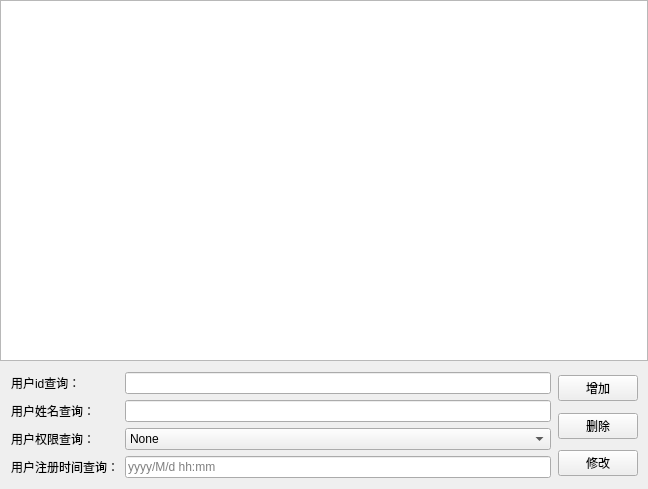
<?xml version="1.0" encoding="UTF-8"?>
<ui version="4.0">
 <class>Tab_User</class>
 <widget class="QWidget" name="Tab_User">
  <property name="geometry">
   <rect>
    <x>0</x>
    <y>0</y>
    <width>648</width>
    <height>489</height>
   </rect>
  </property>
  <property name="windowTitle">
   <string>Form</string>
  </property>
  <layout class="QVBoxLayout" name="verticalLayout_2">
   <property name="spacing">
    <number>0</number>
   </property>
   <property name="leftMargin">
    <number>0</number>
   </property>
   <property name="topMargin">
    <number>0</number>
   </property>
   <property name="rightMargin">
    <number>0</number>
   </property>
   <property name="bottomMargin">
    <number>0</number>
   </property>
   <item>
    <widget class="QTableView" name="table_user">
     <property name="selectionMode">
      <enum>QAbstractItemView::SingleSelection</enum>
     </property>
     <property name="selectionBehavior">
      <enum>QAbstractItemView::SelectRows</enum>
     </property>
     <attribute name="horizontalHeaderStretchLastSection">
      <bool>true</bool>
     </attribute>
     <attribute name="verticalHeaderVisible">
      <bool>false</bool>
     </attribute>
    </widget>
   </item>
   <item>
    <widget class="QWidget" name="widgetButtom" native="true">
     <layout class="QGridLayout" name="gridLayout" columnstretch="15,2">
      <property name="leftMargin">
       <number>10</number>
      </property>
      <property name="topMargin">
       <number>10</number>
      </property>
      <property name="rightMargin">
       <number>10</number>
      </property>
      <property name="bottomMargin">
       <number>10</number>
      </property>
      <item row="1" column="1">
       <widget class="QPushButton" name="pushButton_delete">
        <property name="text">
         <string>删除</string>
        </property>
       </widget>
      </item>
      <item row="0" column="1">
       <widget class="QPushButton" name="pushButton_add">
        <property name="text">
         <string>增加</string>
        </property>
       </widget>
      </item>
      <item row="2" column="1">
       <widget class="QPushButton" name="pushButton_change">
        <property name="text">
         <string>修改</string>
        </property>
       </widget>
      </item>
      <item row="0" column="0" rowspan="3">
       <widget class="QWidget" name="widgetFilter_2" native="true">
        <layout class="QFormLayout" name="widgetFilter">
         <property name="leftMargin">
          <number>1</number>
         </property>
         <property name="topMargin">
          <number>1</number>
         </property>
         <property name="rightMargin">
          <number>1</number>
         </property>
         <property name="bottomMargin">
          <number>1</number>
         </property>
         <item row="0" column="1">
          <widget class="QLineEdit" name="lineEdit_user_id"/>
         </item>
         <item row="1" column="0">
          <widget class="QLabel" name="label_user_name">
           <property name="text">
            <string>用户姓名查询：</string>
           </property>
          </widget>
         </item>
         <item row="1" column="1">
          <widget class="QLineEdit" name="lineEdit_user_name"/>
         </item>
         <item row="2" column="0">
          <widget class="QLabel" name="label_user_authority">
           <property name="text">
            <string>用户权限查询：</string>
           </property>
          </widget>
         </item>
         <item row="2" column="1">
          <widget class="QComboBox" name="comboBox_user_authority">
           <item>
            <property name="text">
             <string>None</string>
            </property>
           </item>
           <item>
            <property name="text">
             <string>Level_1</string>
            </property>
           </item>
           <item>
            <property name="text">
             <string>Level_2</string>
            </property>
           </item>
           <item>
            <property name="text">
             <string>Level_3</string>
            </property>
           </item>
          </widget>
         </item>
         <item row="3" column="0">
          <widget class="QLabel" name="label_user_register_time">
           <property name="text">
            <string>用户注册时间查询：</string>
           </property>
          </widget>
         </item>
         <item row="0" column="0">
          <widget class="QLabel" name="label_user_id">
           <property name="text">
            <string>用户id查询：</string>
           </property>
          </widget>
         </item>
         <item row="3" column="1">
          <widget class="QLineEdit" name="lineEdit_user_register_time">
           <property name="placeholderText">
            <string>yyyy/M/d hh:mm</string>
           </property>
          </widget>
         </item>
        </layout>
       </widget>
      </item>
     </layout>
    </widget>
   </item>
  </layout>
 </widget>
 <resources/>
 <connections/>
</ui>
